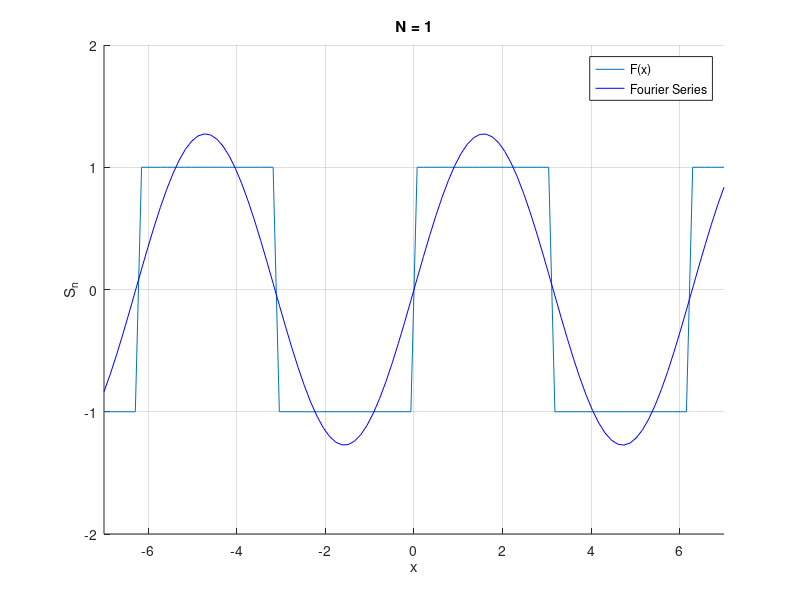

Source code (MATLAB):
clc;
clear;

x = linspace(-7, 7);
% create the range of x-axis

N = 1; 
k = 1;
% variables needed for our computations

S_n = 0;
a_0 = 0;
a_n = 0;
b_n = 0;
% vaules that we're gonna compute them in the for-end below

a_0 = 0;
a_n = 0;
for n = 1 : N
    b_n = ((2 * k) / (n * pi)) * (1 - cos(n * pi));
    S_n = S_n + a_0 + a_n .* cos(n * x) + b_n .* sin(n * x);
end 
% Fourier Series computation

figure();
hold on;
f = 2 * k * ((sin(x) > 0) - 0.5);
% create the f(x) function 
plot(x, f);
% plot the function f(x) with range [-7,7] for x-axis
plot(x, S_n, 'b');
% plot the Fourier Series with range [-7,7] for x-axis and set the color to
% blue
xlabel('x');
ylabel('S_n');
legend('F(x)','Fourier Series');
title('N = 1');
% put some titles and labels
axis ([-7, 7, - k - 1, k + 1]);
grid on;
hold off;
